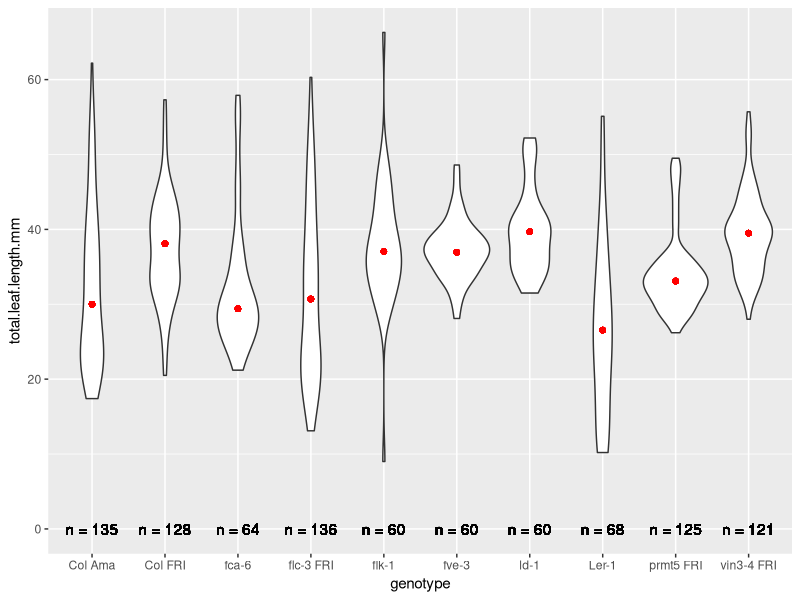
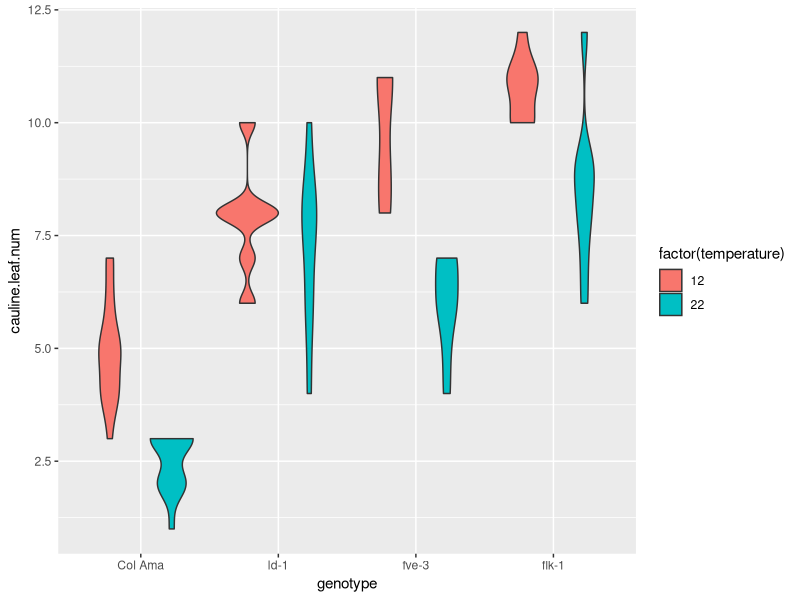
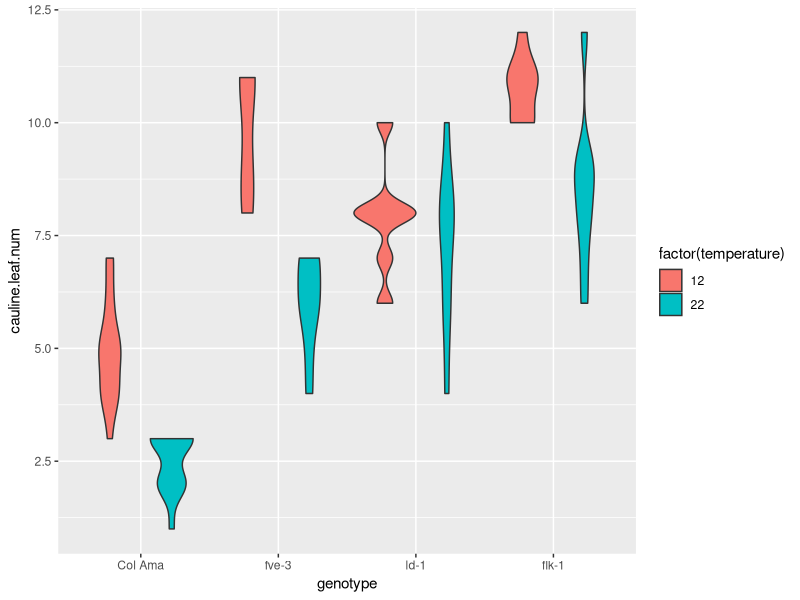

These figures' R source, in order:
## ---- chunk 1
knitr::opts_chunk$set(echo = TRUE)
## ---- chunk 2

library(tidyverse)

expt1 <- read_tsv("../data/burghardt_et_al_2015_expt1.txt")
## ---- chunk 3

group_by(expt1, genotype, day.length) %>% 
  summarise(mediane.blade.length.mm=median(blade.length.mm, na.rm = TRUE),
            ecart.type.blade.length.mm=sd(blade.length.mm, na.rm = TRUE),
            mediane.total.leaf.length.mm=median(total.leaf.length.mm, na.rm = TRUE),
            ecart.type.total.leaf.length.mm=sd(total.leaf.length.mm, na.rm = TRUE),
            n.obs=n())
  
  

## ---- chunk 4

group_by(expt1, genotype) %>% 
  summarise( mediane.total.leaf.length.mm=median(total.leaf.length.mm, na.rm = TRUE),
            n.obs=n()) %>% 
  mutate(n.obs=paste("n =",n.obs)) %>% 
  full_join(expt1, by="genotype") %>%
  ggplot(aes(x=genotype, y=total.leaf.length.mm)) +
  geom_violin() +
  geom_point(aes(x=genotype, y=mediane.total.leaf.length.mm), col="red") +
  geom_text(aes(label=n.obs, x=genotype, y=0))
  
  
  

## ---- chunk 5

# Ordonnez les génotypes dans l'ordre suivant: "Col Ama", "ld-1", "fve-3", "flk-1"

  filter(expt1, background=="Col" & fluctuation=="Con" & day.length==16) %>% 
  mutate(genotype = factor(genotype, levels = c("Col Ama", "ld-1", "fve-3", "flk-1"))) %>% 
  ggplot(aes(x=genotype, y=cauline.leaf.num, fill=factor(temperature))) +
  geom_violin()


# Ordonnez les génotypes dans l'ordre de la valeur de `cauline.leaf.num`

  filter(expt1, background=="Col" & fluctuation=="Con" & day.length==16) %>% 
  mutate(genotype = fct_reorder(genotype, cauline.leaf.num)) %>% 
  ggplot(aes(x=genotype, y=cauline.leaf.num, fill=factor(temperature))) +
  geom_violin()

